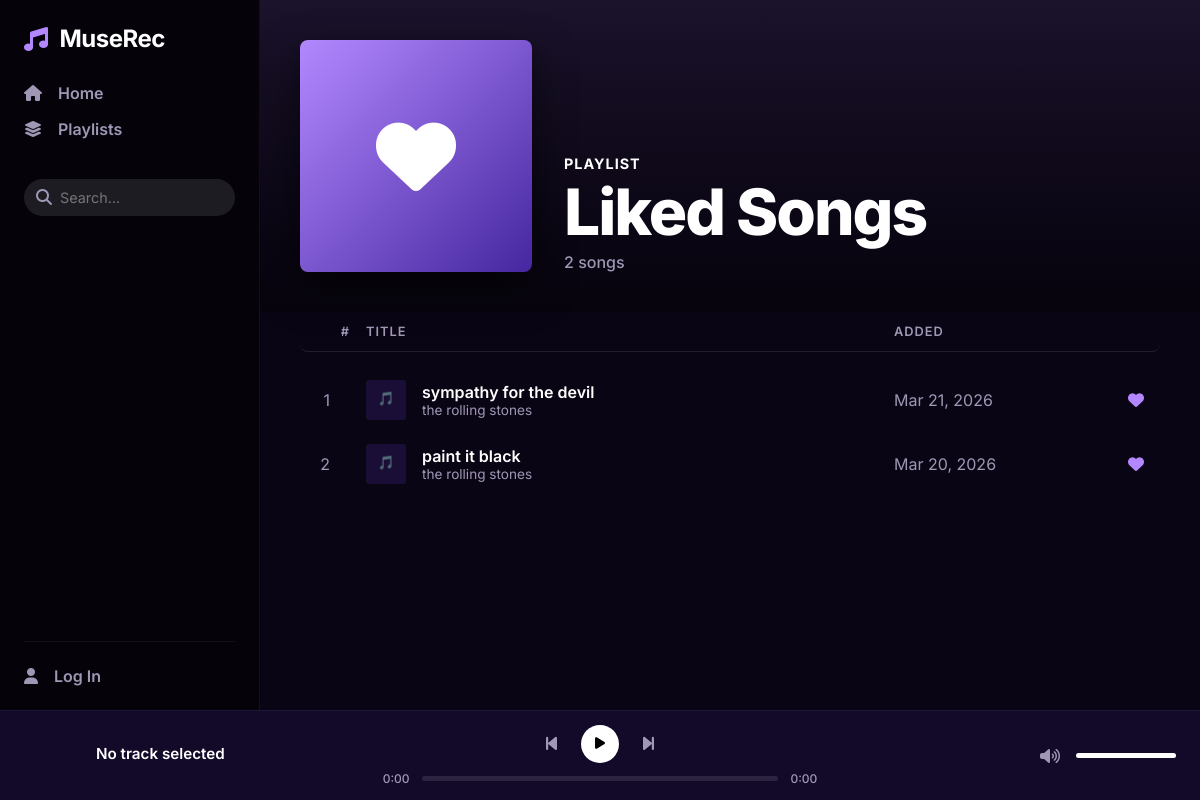
/playlists (signed in), run on an earlier commit of the app's database.
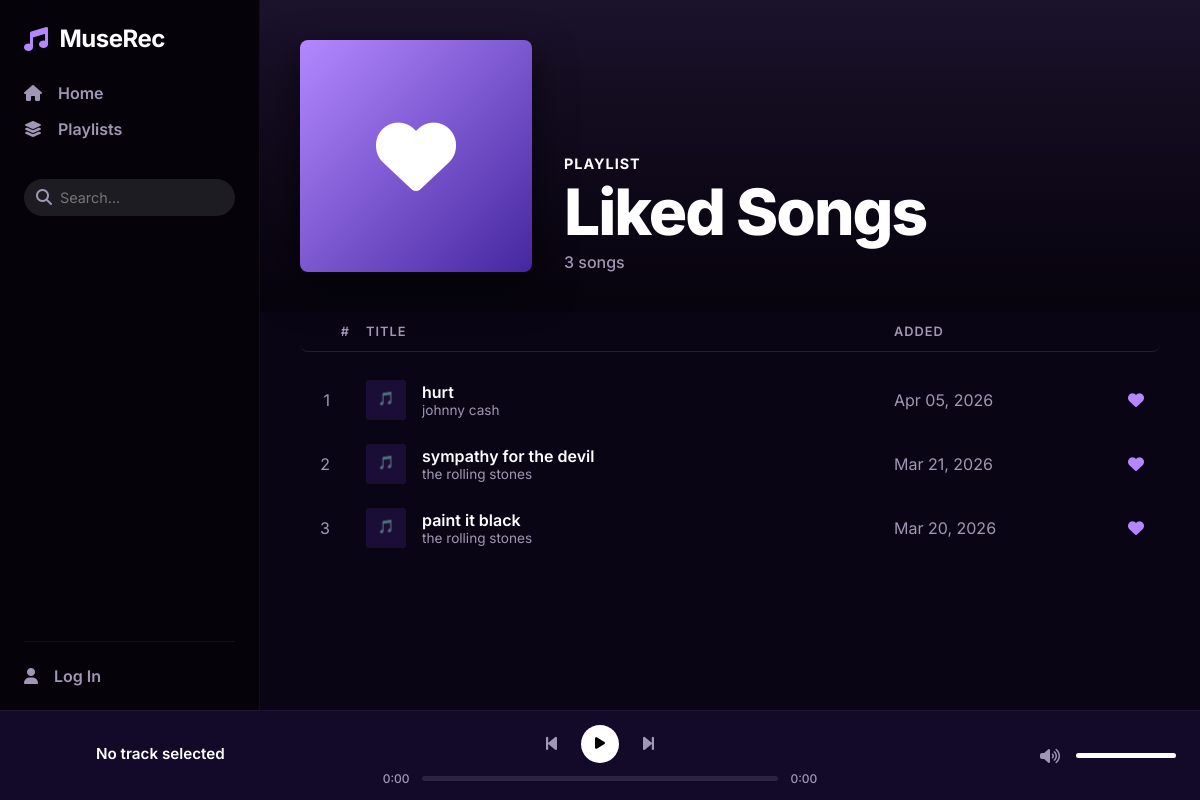
And on a later commit of the database.
### app/models.py (models this page shows)
class PlaylistSong(db.Model):
    id = db.Column(db.Integer, primary_key=True)
    playlist_id = db.Column(db.Integer, db.ForeignKey('playlist.id'), nullable=False)
    song_id = db.Column(db.String(50), nullable=False)
    song_name = db.Column(db.String(200), nullable=False)
    artist_name = db.Column(db.String(200), nullable=False)
    preview_url = db.Column(db.String(500), nullable=True)
    added_at = db.Column(db.DateTime, default=datetime.utcnow)

### app/routes.py (the view)
@main_bp.route('/playlists')
@jwt_required(optional=True)
def playlists():
    raw_id = get_jwt_identity()
    if not raw_id:
        return redirect(url_for('main.auth_page'))
    user_id = int(raw_id)
    playlist = Playlist.query.filter_by(user_id=user_id, name="Liked Songs").first()
    songs = []
    if playlist:
        songs = PlaylistSong.query.filter_by(playlist_id=playlist.id).order_by(PlaylistSong.added_at.desc()).all()
    return render_template('playlists.html', songs=songs)

### templates/playlists.html (shortened to what this page needs)
{% extends 'base.html' %}
{% block content %}
<div class="header-section">
    <div class="header-icon">
        <i class="fa-solid fa-heart fa-5x" style="color: white;"></i>
    </div>
    <div class="playlist-info">
        <h4>Playlist</h4>
        <h1>Liked Songs</h1>
        <p>{{ songs|length }} songs</p>
    </div>
</div>
<div class="songs-list">
    <div class="song-row song-row-header">
        <div class="index-col">#</div>
        <div>Title</div>
        <div>Added</div>
    </div>
    {% if not songs %}
    <div class="empty-state">
        <i class="fa-solid fa-music fa-3x" style="opacity: 0.5; margin-bottom: 16px;"></i>
        <h2>Songs you like will appear here</h2>
        <p>Save songs by clicking the favorite icon on the song details page.</p>
    </div>
    {% else %}
    {% for s in songs %}
    <div class="song-row">
        <div class="play-wrapper">
            <span class="index-text">{{ loop.index }}</span>
        </div>
        <div class="song-title-col">
            <img src="" id="pl-img-{{ s.song_id }}" class="song-img">
            <div>
                <a href="/song/{{ s.song_id }}" class="song-name">{{ s.song_name }}</a>
                <div class="song-artist">{{ s.artist_name }}</div>
            </div>
        </div>
        <div>{{ s.added_at.strftime('%b %d, %Y') }}</div>
        <div style="text-align: right;"><i class="fa-solid fa-heart" style="color: var(--accent);"></i></div>
    </div>
    {% endfor %}
    {% endif %}
</div>
{% endblock %}

### templates/base.html (shortened to what this page needs)
<!DOCTYPE html>
<html lang="en">
<head>
    <link rel="stylesheet" href="https://cdnjs.cloudflare.com/ajax/libs/font-awesome/6.4.0/css/all.min.css" />
    <link rel="stylesheet" href="{{ url_for('static', filename='css/style.css') }}" />
</head>
<body>
    <div class="app-container">
        <nav class="sidebar">
            <a href="{{ url_for('main.home') }}" class="logo">
                <i class="fa-solid fa-music"></i>
                <span>MuseRec</span>
            </a>
            <div class="nav-links" style="flex: 1; display: flex; flex-direction: column;">
                <a href="{{ url_for('main.home') }}" class="nav-item {% block nav_home %}{% endblock %}"><i
                        class="fa-solid fa-house"></i> Home</a>
                <a href="{{ url_for('main.playlists') }}" class="nav-item"><i class="fa-solid fa-layer-group"></i>
                    Playlists</a>
                <div class="search-container" style="margin-top: 24px; position: relative;">
                    <i class="fa-solid fa-search"
                        style="position: absolute; left: 12px; top: 10px; color: var(--text-muted);"></i>
                    <input type="text" id="globalSearch" placeholder="Search..." autocomplete="off"
                        style="width: 100%; padding: 10px 10px 10px 36px; border-radius: 20px; border: none; background: rgba(255,255,255,0.1); color: var(--text-main); font-family: inherit; font-size: 0.9rem;">
                </div>
                <div style="margin-top: auto; padding-top: 24px; border-top: 1px solid rgba(255,255,255,0.05);"
                    id="authContainer">
                </div>
            </div>
        </nav>
        <main class="main-content">
            {% block content %}{% endblock %}
        </main>
    </div>
    <div class="player-bar">
        <div class="player-left">
            <div class="player-info">
                <div id="playerTitle" class="player-title">No track selected</div>
            </div>
        </div>
        <div class="player-center">
            <div class="player-controls-main">
                <button class="ctrl-btn"><i class="fa-solid fa-backward-step"></i></button>
                <button id="mainPlayBtn" class="play-pause-btn" onclick="togglePlay()"><i
                        class="fa-solid fa-play"></i></button>
                <button class="ctrl-btn"><i class="fa-solid fa-forward-step"></i></button>
            </div>
            <div class="progress-container">
                <span id="currentTime" class="time time-left">0:00</span>
                <div class="progress-bar-bg" id="progressBarBg" onclick="seek(event)">
                </div>
                <span id="duration" class="time">0:00</span>
            </div>
        </div>
        <div class="player-right">
            <i class="fa-solid fa-volume-high"></i>
            <div class="volume-bar-bg" id="volBarBg" onclick="setVolume(event)">
                <div id="volBarFill" class="volume-bar-fill"></div>
            </div>
        </div>
    </div>
</body>
</html>

### static/css/style.css (style rules this page uses)
:root { --bg-main: #0a0514; --bg-sidebar: #05020a; --bg-player: #130a2a; --bg-card: rgba(255, 255, 255, 0.03); --bg-card-hover: rgba(255, 255, 255, 0.08); --accent: #b388ff; --accent-hover: #d0bfff; --text-main: #ffffff; --text-muted: #a097b5; --border-color: rgba(179, 136, 255, 0.2); }
* { margin: 0; padding: 0; box-sizing: border-box; }
body { font-family: 'Inter', sans-serif; background: var(--bg-main); color: var(--text-main); display: flex; flex-direction: column; height: 100vh; overflow: hidden; }
.app-container { display: flex; flex: 1; overflow: hidden; height: calc(100vh - 90px); }
.sidebar { width: 260px; background: var(--bg-sidebar); padding: 24px; display: flex; flex-direction: column; gap: 30px; border-right: 1px solid rgba(255, 255, 255, 0.05); }
.logo { font-size: 1.5rem; font-weight: 700; color: var(--text-main); display: flex; align-items: center; gap: 12px; letter-spacing: -0.5px; text-decoration: none; }
.logo i { color: var(--accent); }
.nav-links { display: flex; flex-direction: column; gap: 16px; }
.nav-item { display: flex; align-items: center; gap: 16px; color: var(--text-muted); font-size: 1rem; font-weight: 600; cursor: pointer; transition: all 0.3s; text-decoration: none; }
.main-content { flex: 1; overflow-y: auto; padding: 0; background: linear-gradient(180deg, rgba(179, 136, 255, 0.1) 0%, var(--bg-main) 300px); position: relative; }
.player-bar { height: 90px; background: var(--bg-player); border-top: 1px solid rgba(255, 255, 255, 0.05); display: flex; align-items: center; padding: 0 24px; justify-content: space-between; z-index: 100; }
.player-left { display: flex; align-items: center; gap: 16px; width: 30%; min-width: 180px; }
.player-info { display: flex; flex-direction: column; overflow: hidden; gap: 4px; }
.player-title { font-size: 0.95rem; font-weight: 600; white-space: nowrap; overflow: hidden; text-overflow: ellipsis; color: var(--text-main); }
.player-center { flex: 1; display: flex; flex-direction: column; align-items: center; max-width: 650px; gap: 8px; }
.player-controls-main { display: flex; align-items: center; gap: 24px; }
.ctrl-btn { background: none; border: none; color: var(--text-muted); font-size: 1.1rem; cursor: pointer; transition: color 0.2s; }
.play-pause-btn { width: 38px; height: 38px; border-radius: 50%; background: var(--text-main); color: #000; display: flex; align-items: center; justify-content: center; cursor: pointer; transition: transform 0.2s; border: none; }
.progress-container { width: 100%; display: flex; align-items: center; gap: 12px; }
.time { font-size: 0.75rem; color: var(--text-muted); min-width: 40px; font-weight: 500; }
.time-left { text-align: right; }
.progress-bar-bg { flex: 1; height: 5px; background: rgba(255, 255, 255, 0.1); border-radius: 3px; cursor: pointer; position: relative; }
.player-right { width: 30%; display: flex; justify-content: flex-end; align-items: center; gap: 16px; color: var(--text-muted); }
.volume-bar-bg { width: 100px; height: 5px; background: rgba(255, 255, 255, 0.1); border-radius: 3px; cursor: pointer; }
.volume-bar-fill { height: 100%; background: var(--text-main); width: 100%; border-radius: 3px; }

What changed in the data, as far as the page shows it:
added PlaylistSong: song_name "hurt", artist_name "johnny cash", added_at "Apr 05, 2026"
Also different on the page:
{{ songs|length }}: "2" → "3"
